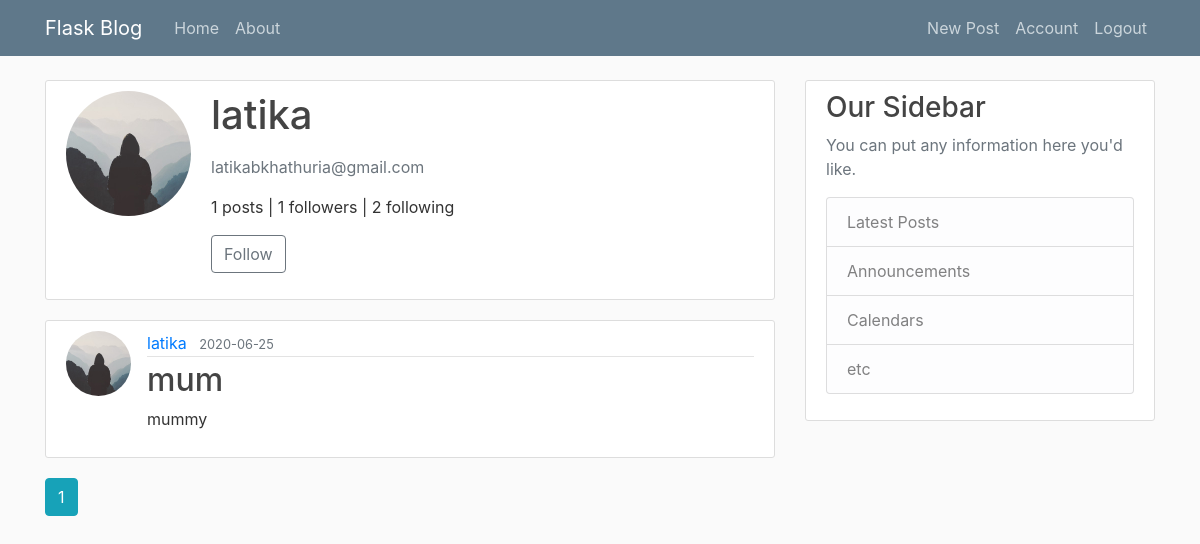
The page /user/latika (signed in) on the database its author committed.
### flaskblog/models.py (models this page shows, shortened)
class User(db.Model, UserMixin):
    id = db.Column(db.Integer, primary_key=True)
    username = db.Column(db.String(20), unique=True, nullable=False)
    email = db.Column(db.String(120), unique=True, nullable=False)
    image_file = db.Column(db.String(20), nullable=False, default='default.jpg')
    password = db.Column(db.String(60), nullable=False)
    posts = db.relationship('Post', backref='author', lazy=True)
    followed = db.relationship(
        'User', secondary=followers,
        primaryjoin=(followers.c.follower_id == id),
        secondaryjoin=(followers.c.followed_id == id),
        backref=db.backref('followers', lazy='dynamic'), lazy='dynamic')
    def is_following(self, user):
        return self.followed.filter(
            followers.c.followed_id == user.id).count() > 0

class Post(db.Model):
    id = db.Column(db.Integer, primary_key=True)
    title = db.Column(db.String(100), nullable=False)
    date_posted = db.Column(db.DateTime, nullable=False, default=datetime.utcnow)
    content = db.Column(db.Text, nullable=False)
    user_id = db.Column(db.Integer, db.ForeignKey('user.id'), nullable=False)

### flaskblog/users/routes.py (the view)
@users.route("/user/<string:username>")
def user_posts(username):
    form = EmptyForm()
    page = request.args.get('page', 1, type=int)
    user = User.query.filter_by(username=username).first_or_404()
    posts = Post.query.filter_by(author=user)\
        .order_by(Post.date_posted.desc())\
        .paginate(page=page, per_page=5)
    return render_template('user_posts.html', posts=posts, user=user, form=form)

### flaskblog/users/forms.py
class EmptyForm(FlaskForm):
    submit = SubmitField('Submit')

### flaskblog/models.py (called while the page is built)
@login_manager.user_loader
def load_user(user_id):
    return User.query.get(int(user_id))

### flaskblog/templates/user_posts.html (shortened to what this page needs)
{% extends "layout.html" %}
{% block content %}
<div class="content-section">
  <div class="media">
        <img class="rounded-circle account-img" src="{{ url_for('static', filename='profile_pics/' + user.image_file) }}">
        <div class="media-body">
          <h2 class="account-heading mb-3">{{ user.username }}</h2>
          <p class="text-secondary">{{ user.email }}</p>
          <p>{{ posts.total }} posts    |    {{ user.followers.count() }} followers    |    {{ user.followed.count() }} following</p>
          {% if user == current_user %}
            <p><a href="{{ url_for('users.account') }}">Edit your profile</a></p>
          {% elif not current_user.is_following(user) %}
            <p>
                <form action="{{ url_for('users.follow', username=user.username) }}" method="post">
                    {{ form.submit(value='Follow', class = "btn btn-outline-secondary") }}
                </form>
            </p>
          {% endif %}
        </div>
      </div>
    </div>
    {% for post in posts.items %}
        <article class="media content-section">
          <img class="rounded-circle article-img" src="{{ url_for('static', filename='profile_pics/' + post.author.image_file) }}">
          <div class="media-body">
            <div class="article-metadata">
              <a class="mr-2" href="{{ url_for('users.user_posts', username=post.author.username) }}">{{ post.author.username }}</a>
              <small class="text-muted">{{ post.date_posted.strftime('%Y-%m-%d') }}</small>
            </div>
            <h2><a class="article-title" href="{{ url_for('posts.post', post_id=post.id) }}">{{ post.title }}</a></h2>
            <p class="article-content">{{ post.content }}</p>
          </div>
        </article>
    {% endfor %}
    {% for page_num in posts.iter_pages(left_edge=1, right_edge=1, left_current=1, right_current=2) %}
      {% if page_num %}
        {% if posts.page == page_num %}
          <a class="btn btn-info mb-4" href="{{ url_for('users.user_posts', username=user.username, page=page_num) }}">{{ page_num }}</a>
        {% else %}
          <a class="btn btn-outline-info mb-4" href="{{ url_for('users.user_posts', username=user.username, page=page_num) }}">{{ page_num }}</a>
        {% endif %}
      {% else %}
        ...
      {% endif %}
    {% endfor %}
{% endblock content %}

### flaskblog/static/main.css (style rules this page uses)
body { background: #fafafa; color: #333333; margin-top: 5rem; }
h1, h2, h3, h4, h5, h6 { color: #444444; }
.content-section { background: #ffffff; padding: 10px 20px; border: 1px solid #dddddd; border-radius: 3px; margin-bottom: 20px; }
.article-title { color: #444444; }
.article-content { white-space: pre-line; }
.article-img { height: 65px; width: 65px; margin-right: 16px; }
.article-metadata { padding-bottom: 1px; margin-bottom: 4px; border-bottom: 1px solid #e3e3e3 }
.account-img { height: 125px; width: 125px; margin-right: 20px; margin-bottom: 16px; }
.account-heading { font-size: 2.5rem; }

### rows shown on the page
User: image_file (placeholder picture), username "latika", email "latikabkhathuria@gmail.com"
Post: image_file (placeholder picture), author.username "latika", date_posted "2020-06-25", title "mum", content "mummy"

### other values the page prints
{{ posts.total }} "1"
{{ user.followers.count() }} "1"
{{ user.followed.count() }} "2"
{{ page_num }} "1"
